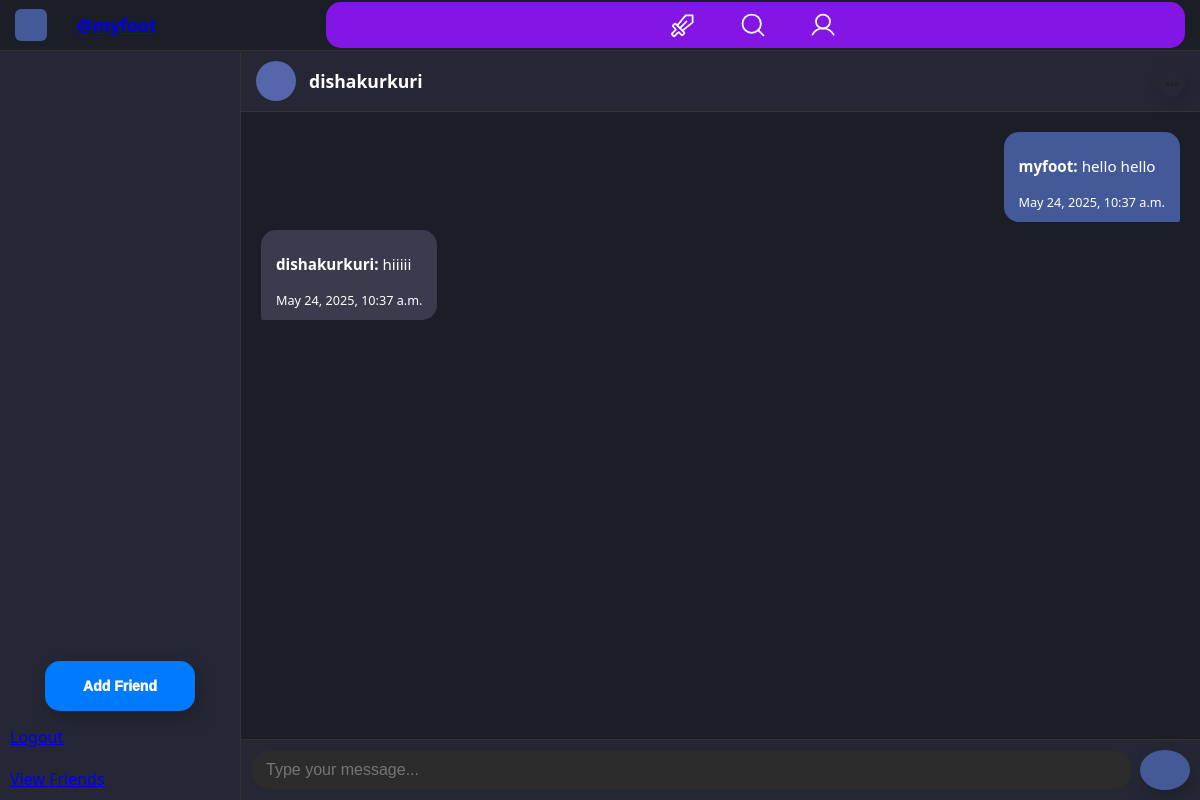
Before: /get_chat/1/ (signed in) with the older database file.
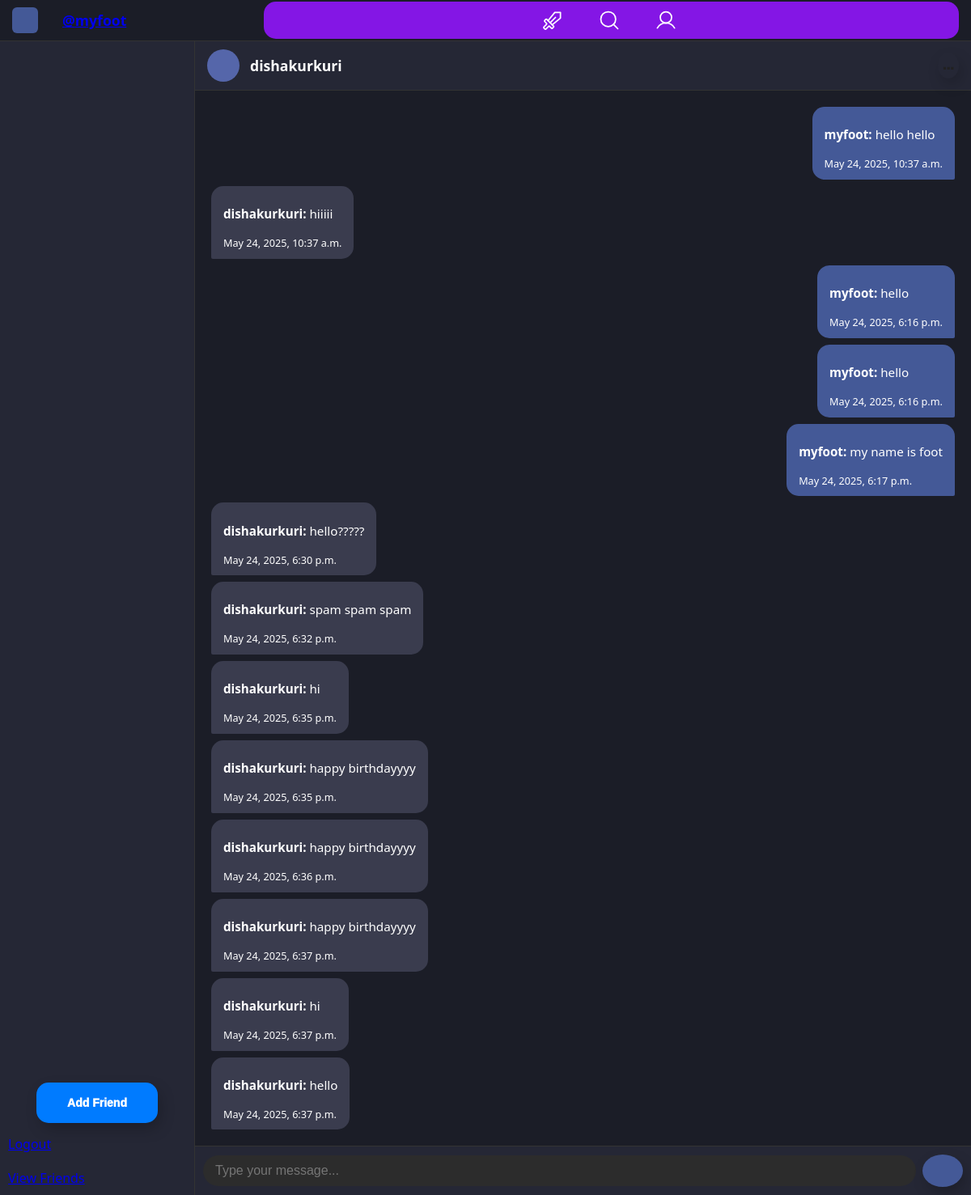
After: the same page with the newer database file.
### catchup/models.py (models this page shows, shortened)
class Message(models.Model):
    sender = models.ForeignKey(User, on_delete=models.CASCADE, related_name='sent_messages')
    receiver = models.ForeignKey(User, on_delete=models.CASCADE, related_name='received_messages')
    content = models.TextField()
    timestamp = models.DateTimeField(auto_now_add=True)
    is_read = models.BooleanField(default=False)

### catchup/views.py (the view)
# urls.py: path('get_chat/<int:friend_id>/', views.get_chat, name='get_chat'),
@login_required
def get_chat(request, friend_id):
    friend = get_object_or_404(User, id=friend_id)
    messages = Message.objects.filter(
        sender__in=[request.user, friend],
        receiver__in=[request.user, friend]
    ).order_by("timestamp")
    if request.headers.get("x-requested-with") == "XMLHttpRequest":
        return render(request, "catchup/chatroom_partial.html", {
            "messages": messages,
            "friend": friend,
        })
    else:
        return render(request, "catchup/chat_page_dark.html", {
            "messages": messages,
            "friend": friend,
        })

### catchup/templates/catchup/chat_page_dark.html (shortened to what this page needs)
<!DOCTYPE html>
<html lang="en">
<head>
</head>
<body>
  <div class="navbar">
    <div class="navbar-left">
      <div class="app-logo"></div>
      <div class="app-name"><a href="{% url 'index' %}">@{{ user }}</a></div>
    </div>
    <div class="menu">
  <a href="#" class="link">
    <span class="link-icon">
    </span>
  </a>
  <a href="{% url 'settings' %}" class="link">
    <span class="link-icon">
    </span>
  </a>
  <a href="{% url 'profilepage' %}" class="link">
    <span class="link-icon">
    </span>
  </a>
</div>
    </div>
  <div class="app-container">
    <div class="sidebar">
      <div class="add-friend">
      </div>
      <div class="add-friend">
      </div>
<button onclick="showPopup()" class="popup-trigger-button">Add Friend</button>
      <div style="padding:10px;"><a href="{% url 'login' %}">Logout</a></div>
      <div style="padding:10px;"><a href="{% url 'friends' %}">View Friends</a></div>
    </div>
    <div id="chat-window">
      {% block body %}
    {% include 'catchup/chatroom_partial.html' %}
    {% endblock %}
    </div>
  </div>
</body>
</html>

### catchup/templates/catchup/chatroom_partial.html (shortened to what this page needs)
<div class="chat-section">
  {% if friend %}
  <div class="chat-header">
    <div class="chat-header-left">
      <div class="friend-avatar"></div>
      <div>
        <div class="chat-user-name">{{ friend.username }}</div>
      </div>
    </div>
    <button class="chat-options-button" aria-label="Chat options">
    </button>
  </div>
  <div id="chat-box" class="chat-box">
    {% for message in messages %}
    <div class="message {% if message.sender == user %}sent{% else %}received{% endif %}">
      <p><strong>{{ message.sender.username }}:</strong> {{ message.content }}</p>
      <small>{{ message.timestamp }}</small>
    </div>
    {% endfor %}
  </div>
  <form action="{% url 'send_message' friend.id %}" method="POST">
  <div class="chat-input-section">
      <input
          type="text"
          name="content"
          class="chat-input"
          placeholder="Type your message..."
          aria-label="Message input"
          required />
      <div class="buttons-container">
        <button type="submit" class="send-button" aria-label="Send message">
        </button>
      </div>
  </div>
  </form>
  {% else %}
  <p>Please select a friend to start chatting.</p>
  {% endif %}
</div>

Changed rows visible on the page:
added Message: sender.username "myfoot", content "hello", timestamp "May 24, 2025, 6:16 p.m."
added Message: sender.username "myfoot", content "hello", timestamp "May 24, 2025, 6:16 p.m."
added Message: sender.username "myfoot", content "my name is foot", timestamp "May 24, 2025, 6:17 p.m."
added Message: sender.username "dishakurkuri", content "hello?????", timestamp "May 24, 2025, 6:30 p.m."
added Message: sender.username "dishakurkuri", content "spam spam spam", timestamp "May 24, 2025, 6:32 p.m."
added Message: sender.username "dishakurkuri", content "hi", timestamp "May 24, 2025, 6:35 p.m."
added Message: sender.username "dishakurkuri", content "happy birthdayyyy", timestamp "May 24, 2025, 6:35 p.m."
added Message: sender.username "dishakurkuri", content "happy birthdayyyy", timestamp "May 24, 2025, 6:36 p.m."
added Message: sender.username "dishakurkuri", content "happy birthdayyyy", timestamp "May 24, 2025, 6:37 p.m."
added Message: sender.username "dishakurkuri", content "hi", timestamp "May 24, 2025, 6:37 p.m."
added Message: sender.username "dishakurkuri", content "hello", timestamp "May 24, 2025, 6:37 p.m."
